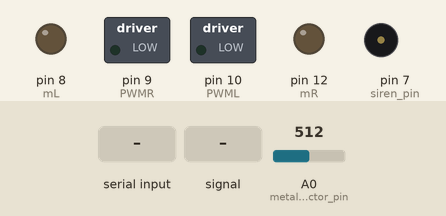
Bench run of a sketch on a simulated Arduino Uno, built with avr-gcc and run on an emulated ATmega328P. Parts: switched loads named in the sketch (green lamp = pin HIGH), output pins drawn as LEDs (lit = HIGH), buzzer (waves = sounding). The test bench sets the inputs (shaded band); at power-on: A0 (metal_detector_pin) = 512. Pins used as bus, display or sensor lines are not drawn.

Above: at 1.2 s.
1.3 s: "L" received over Serial
At 2.5 s:
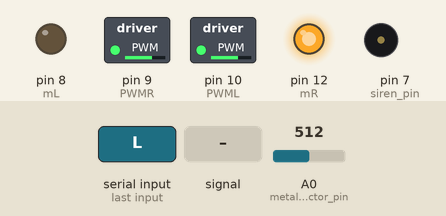
2.8 s: A0 (metal_detector_pin) fed a 200 Hz sine of ±460 counts around its level
At 4.0 s:
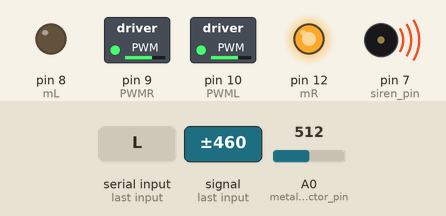
4.3 s: "B" received over Serial
At 4.9 s:
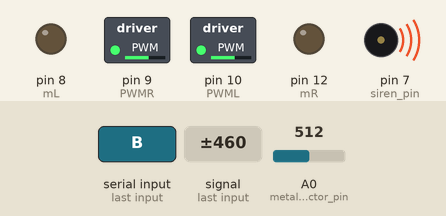
5.8 s: A0 (metal_detector_pin) set to 930
At 6.7 s:
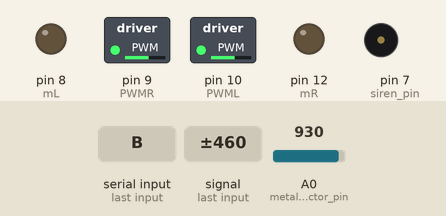
7.3 s: "R" received over Serial
At 8.4 s:
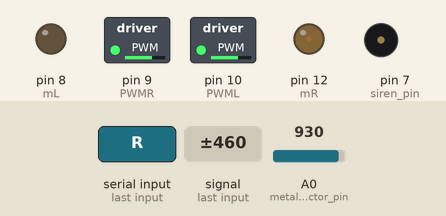
8.8 s: A0 (metal_detector_pin) fed a 200 Hz sine of ±81 counts around its level
At 10.0 s:
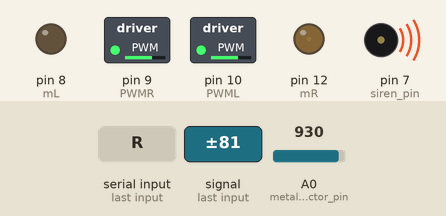
Timing chart, 0 to 11.3 s (numbered marks = the images above; inputs shaded):
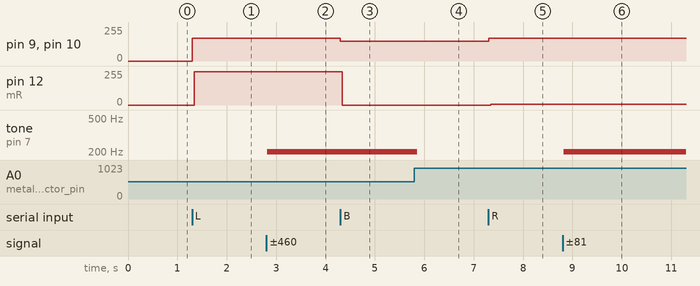

The sketch:

Minesweeper_robot_S1.ino
```cpp
#define mR 12
#define PWMR 9
#define mL 8
#define PWML 10
#define metal_detector_pin  A0
#define siren_pin 7

char val;
int PWM_STRAIGHT = 150;
int PWM_TURNING = 170;
int PWM_STOP = 0;
int metal_threshold = 920;

void motorCommand(int right_pwm, int left_pwm, bool right_dir, bool left_dir){
  analogWrite(PWMR, right_pwm);
  analogWrite(PWML, left_pwm);
  digitalWrite(mR, right_dir);
  digitalWrite(mR, left_dir);
}

void setup(){
  Serial.begin(9600);

  //motor pin definitions
  pinMode(mR, OUTPUT);
  pinMode(mL, OUTPUT);
  pinMode(PWMR,OUTPUT);
  pinMode(PWML,OUTPUT);
  motorCommand(PWM_STOP, PWM_STOP, 0, 0);

  //metal detection system definitions
  pinMode(metal_detector_pin, INPUT);
  pinMode(siren_pin, OUTPUT);
}

void loop(){
  while (Serial.available() > 0) val = Serial.read();

  if(val == 'F') motorCommand(PWM_STRAIGHT, PWM_STRAIGHT, 1, 1);
  else if(val == 'B') motorCommand(PWM_STRAIGHT, PWM_STRAIGHT, 0, 0);
  else if(val == 'L') motorCommand(PWM_TURNING, PWM_TURNING, 0, 1);
  else if(val == 'R') motorCommand(PWM_TURNING, PWM_TURNING, 1, 0);
  else if(val == 'S') motorCommand(PWM_STOP, PWM_STOP, 0, 0);

  if (analogRead(metal_detector_pin)>metal_threshold) digitalWrite(siren_pin, HIGH);
  else digitalWrite(siren_pin, LOW);
}
```

Measured:
- after the input at 1.3 s, pin 9 (PWMR), pin 10 (PWML): 0/255 → 170/255 at once; pin 12 (mR): 0/255 → 248/255 at once
- after the input at 2.8 s, tone on pin 7 (siren_pin): silent → 202 Hz at once
- after the input at 4.3 s, pin 9 (PWMR), pin 10 (PWML): 170/255 → 150/255 at once; pin 12 (mR): 248/255 → 0/255 at once
- after the input at 5.8 s, tone on pin 7 (siren_pin): 202 Hz → silent after 0.06 s
- after the input at 7.3 s, pin 9 (PWMR), pin 10 (PWML): 150/255 → 170/255 at once; pin 12 (mR): 0/255 → 7/255 at once
- after the input at 8.8 s, tone on pin 7 (siren_pin): silent → 202 Hz at once
